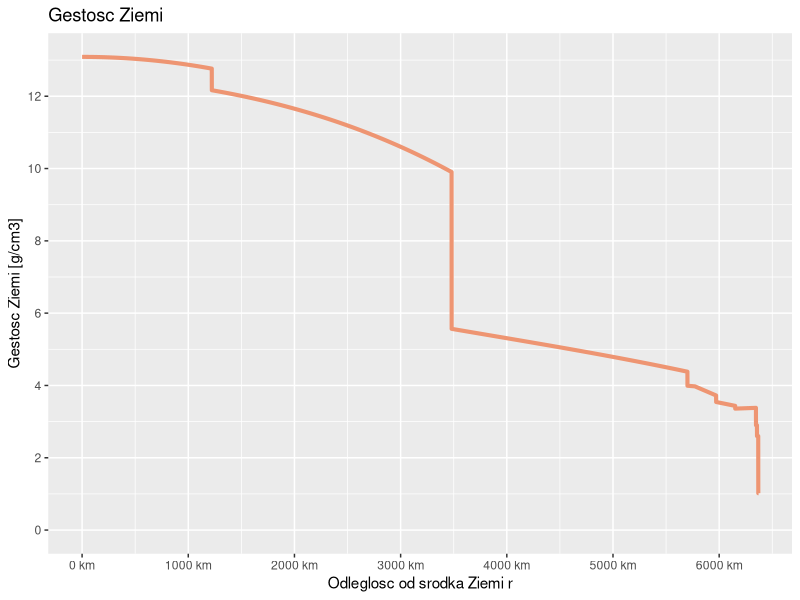

Recreate this plot in R. (Note: a time limit stopped this script after it produced the figure.)
R0 <- 6371e3
G <- 6.67428e-11 # m^(3)*kg^(-1)*s^(-2)
e_dens_single <- function(r) {
  x <- abs(r / R0)
  if (abs(r) < 1221.5e3) q <- 13.0885 - 8.8381*x^2
  else if (abs(r) < 3480e3) q <- 12.5815 - 1.2638*x - 3.6426*x^2 - 5.5281*x^3
  else if (abs(r) < 5701e3) q <- 7.9565 -6.4761*x + 5.5283*x^2 - 3.0807*x^3
  else if (abs(r) < 5771e3) q <- 5.3197 - 1.4836*x
  else if (abs(r) < 5971e3) q <- 11.2494 - 8.0298*x
  else if (abs(r) < 6151e3) q <- 7.1089 - 3.8045*x
  else if (abs(r) < 6346.6e3) q <- 2.6910 + 0.6924*x
  else if (abs(r) < 6356e3) q <- 2.9
  else if (abs(r) < 6368e3) q <- 2.6
  else if (abs(r) <= 6371e3) q <- 1.020
  else q <- 0
  return(q)
}

e_dens <- function(r) {
  vapply(r, e_dens_single, numeric(1L))
}

g_field_single <- function(r) {
  if(r == 0) {
    g <- 0
  } else {
    int_fun <- function(x) x^2*e_dens(x)*1000 # zamiana jednostek z g/cm3 na kg/m3
    M <- 4 * pi * integrate(int_fun, lower = 0, upper = r)$value
    g <- - G * M/ r^2
    return(g)
  }
}

g_field <- function(r) {
  vapply(r, g_field_single, numeric(1L))
}

library(ggplot2)
N_R0 <- 1
q <- ggplot(data = data.frame(x = 0), aes = (x = x)) + 
  #geom_vline(xintercept = R0, color = "green", size = 1.0) +
  #geom_hline(yintercept = e_dens(R0), color = "blue", size = 1.0) +
  stat_function(fun = e_dens, size = 1.4, color = "lightsalmon2", n = 10001) + 
  ggtitle("Gestosc Ziemi") + 
  ylab("Gestosc Ziemi [g/cm3]") + 
  xlab("Odleglosc od srodka Ziemi r") + 
  scale_y_continuous(breaks = seq(0,20,2), limits = c(0, e_dens(0))) +
  scale_x_continuous(limits = c(0, N_R0 * R0), breaks = seq(0, 2*N_R0*R0, 1000e3), labels = paste(seq(0, 2*N_R0*R0/1000, 1000), "km"))
print(q)

N_R0 <- 2
g <- ggplot(data = data.frame(x = 0), aes = (x = x)) + 
  geom_vline(xintercept = R0, color = "green", size = 1.2) +
  stat_function(fun = function(x) -g_field(x), size = 1.5, color = "lightsalmon2", n = 10001) + 
  ggtitle("Sila grawitacji Ziemi Fg(r) dzialajaca na cialo o masie 1 kg") + 
  ylab("Sila Fg [N]") + 
  xlab("Odleglosc od srodka Ziemi r [m]") + 
  scale_x_continuous(limits = c(0, N_R0 * R0), breaks = seq(0, 2*N_R0*R0, 1000e3), labels = paste(seq(0, 2*N_R0*R0/1000, 1000), "km"))
print(g)

# FDTD
dt <- 1 # s
simul_time <- 25 # min
get_next_r <- function(r, rp, dt, g_fun) {
  2 * r - rp + g_fun(r) * dt ^ 2
}
t <- seq(-dt, simul_time*60, dt)
N <- length(t)
pos <- numeric(N)
pos[1] <- R0
pos[2] <- R0
for(k in 3:N) {
  pos[k] <- get_next_r(pos[k-1], pos[k-2], dt, g_field_single)
}
zero_time <- t[which.min(abs(pos))[1]]
zero_time_str <- paste(round(zero_time/60), "min", round(zero_time) - 60*round(zero_time/60), "s")

N_R0 <- 1
brks <- seq(-2*round(N_R0*R0, -6), 2*N_R0*R0, 1000e3)
rt <- ggplot(data = data.frame(r = pos, t = t), aes(x = t, y = r)) + 
  geom_line(size = 1.4, color = "lightsalmon2") + 
  stat_function(fun = function(x) R0 * cos(sqrt(abs(g_field_single(R0))/R0) * x), color = "blue") +
  geom_point(size = 3, aes(x = zero_time, y = 0)) +
  geom_text(aes(x = zero_time, y = 0, label = zero_time_str), nudge_y = 5e5) +
  ggtitle("Polozenie ksiazki spadajacej do srodka Ziemi w funkcji czasu") + 
  ylab("Polozenie ksiazki") + 
  xlab("Czas t [min]") +
  scale_x_continuous(breaks = 0:simul_time*60, labels = 0:simul_time, minor_breaks = NULL)+
  scale_y_continuous(limits = c(min(pos), N_R0 * R0), breaks = brks, labels = paste(brks/1000, "km"))
print(rt)

# FDTD - periodic
simul_time <- 200 # min
t <- seq(-dt, simul_time*60, dt)
N <- length(t)
pos <- numeric(N)
pos[1] <- R0
pos[2] <- R0
for(k in 3:N) {
  pos[k] <- get_next_r(pos[k-1], pos[k-2], dt, g_field_single)
}

N_R0 <- 1
brks <- seq(-2*round(N_R0*R0, -6), 2*N_R0*R0, 1000e3)
rt <- ggplot(data = data.frame(r = pos, t = t), aes(x = t, y = r)) + 
  geom_line(size = 1.4, color = "lightsalmon2") + 
  # stat_function(fun = function(x) R0 * cos(sqrt(abs(g_field_single(R0))/R0) * x), color = "blue") +
  ggtitle("Polozenie ksiazki spadajacej do srodka Ziemi w funkcji czasu") + 
  ylab("Polozenie ksiazki") + 
  xlab("Czas t [min]") +
  scale_x_continuous(breaks = seq(0,simul_time,10)*60, labels = seq(0,simul_time,10), minor_breaks = NULL)+
  scale_y_continuous(limits = c(min(pos), N_R0 * R0), breaks = brks, labels = paste(brks/1000, "km"))
print(rt)
